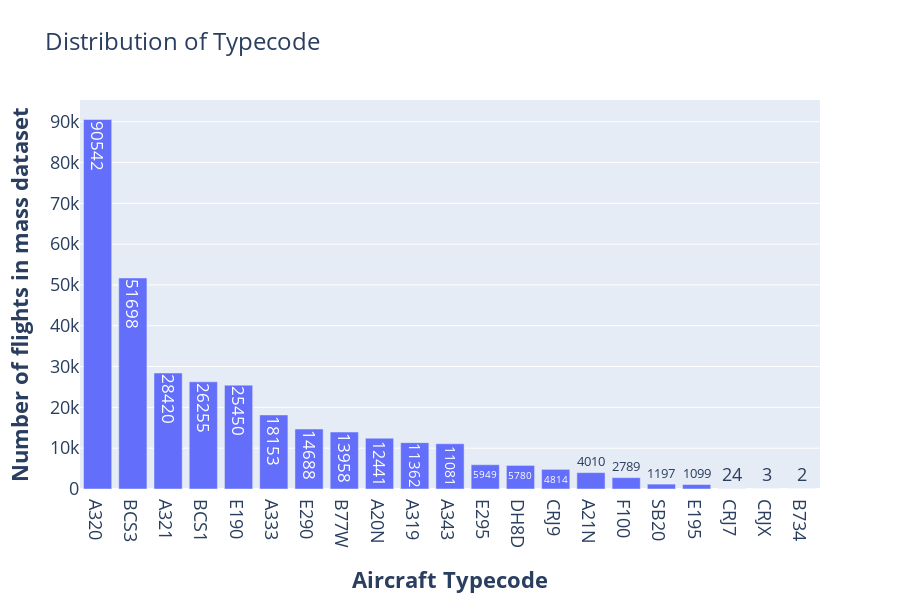

The cell this chart's notebook holds for it:
### Code cell
import plotly.express as px

# Generate a horizontal bar chart showing the distribution of typecode
typecode_counts = subset["typecode"].value_counts()
typecode_counts = typecode_counts.sort_values(ascending=False)
fig = px.bar(
    y=typecode_counts,
    x=typecode_counts.index,
    orientation="v",
    title="Distribution of Typecode",
    text=typecode_counts,
)
# Adjust the height of the figure
fig.update_layout(
    height=600,
    title_font=dict(size=24),
    xaxis=dict(
        title="<b>Aircraft Typecode</b>",
        title_font=dict(size=22),
        tickfont=dict(size=18),
    ),
    yaxis=dict(
        title="<b>Number of flights in mass dataset</b>",
        title_font=dict(size=22),
        tickfont=dict(size=18),
    ),
)
fig.update_yaxes(title_standoff=15)
fig.update_xaxes(title_standoff=25)
fig.update_traces(textfont=dict(size=18))
fig.show()

### Figure 1 — Plotly figure (JSON) as saved in the notebook; plotly's stock layout.template omitted (floating-point values rounded to 4 significant figures)
{"data": [{"alignmentgroup": "True", "hovertemplate": "x=%{x}<br>y=%{y}<br>text=%{text}<extra></extra>", "legendgroup": "", "marker": {"color": "#636efa", "pattern": {"shape": ""}}, "name": "", "offsetgroup": "", "orientation": "v", "showlegend": false, "text": [90542, 51698, 28420, 26255, 25450, 18153, 14688, 13958, 12441, 11362, 11081, 5949, 5780, 4814, 4010, 2789, 1197, 1099, 24, 3, 2], "textfont": {"size": 18}, "textposition": "auto", "type": "bar", "x": ["A320", "BCS3", "A321", "BCS1", "E190", "A333", "E290", "B77W", "A20N", "A319", "A343", "E295", "DH8D", "CRJ9", "A21N", "F100", "SB20", "E195", "CRJ7", "CRJX", "B734"], "xaxis": "x", "y": [90542, 51698, 28420, 26255, 25450, 18153, 14688, 13958, 12441, 11362, 11081, 5949, 5780, 4814, 4010, 2789, 1197, 1099, 24, 3, 2], "yaxis": "y"}], "layout": {"barmode": "relative", "height": 600, "legend": {"tracegroupgap": 0}, "title": {"font": {"size": 24}, "text": "Distribution of Typecode"}, "xaxis": {"anchor": "y", "domain": [0, 1], "tickfont": {"size": 18}, "title": {"font": {"size": 22}, "standoff": 25, "text": "<b>Aircraft Typecode</b>"}}, "yaxis": {"anchor": "x", "domain": [0, 1], "tickfont": {"size": 18}, "title": {"font": {"size": 22}, "standoff": 15, "text": "<b>Number of flights in mass dataset</b>"}}}}
